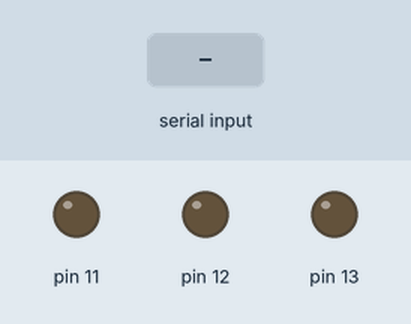
Recording of a sketch running on a simulated Arduino Uno, built with avr-gcc and run on an emulated ATmega328P. On the bench: output pins drawn as LEDs (lit = HIGH). The test bench sets the inputs (shaded band).

Above: at 1.2 s.
1.3 s: "R" received over Serial
At 2.4 s:
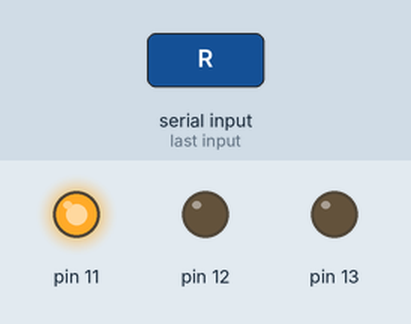
3.5 s: "G" received over Serial
At 5.2 s:
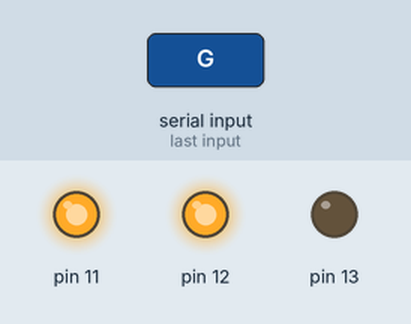
5.5 s: "B" received over Serial
At 6.7 s:
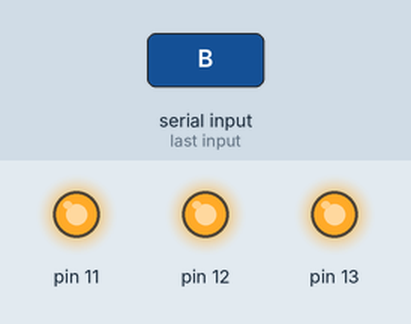
7.5 s: "r" received over Serial
At 9.2 s:
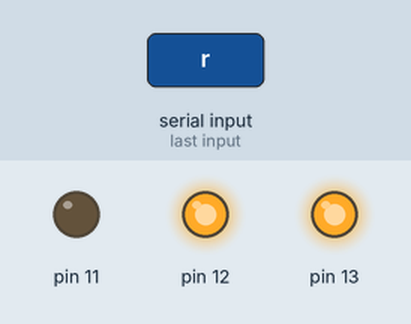
9.5 s: "g" received over Serial
At 10.9 s:
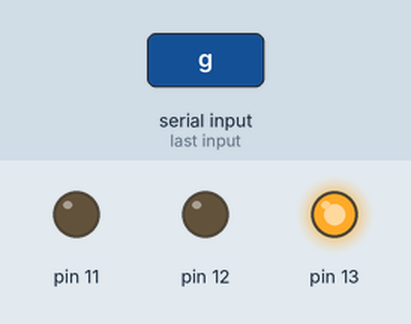
11.5 s: "b" received over Serial
At 12.4 s:
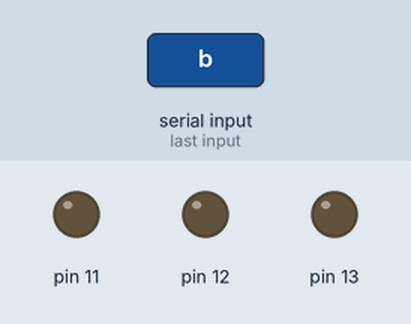
Timing chart, 0 to 14.5 s (numbered marks = the images above; inputs shaded):
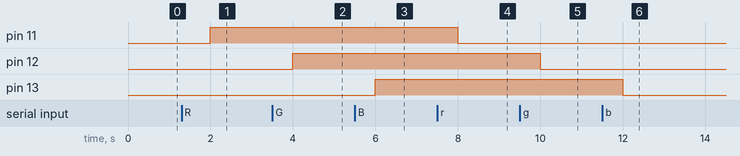

The sketch:

LedsBluetooth.ino
```cpp
// TX Bt <-> Rx Arduino
// Rx Bt <-> Tx Arduino
//


void setup() {
  pinMode(11, OUTPUT);
  pinMode(12, OUTPUT);
  pinMode(13, OUTPUT);

  Serial.begin(9600);
}

void loop() {
  char c = Serial.read();

  if (c == 'R') digitalWrite(11, HIGH);
  if (c == 'G') digitalWrite(12, HIGH);
  if (c == 'B') digitalWrite(13, HIGH);

  if (c == 'r') digitalWrite(11, LOW);
  if (c == 'g') digitalWrite(12, LOW);
  if (c == 'b') digitalWrite(13, LOW);

  delay(1000);
}
```

Measured:
- after the input at 1.3 s, pin 11: LOW → HIGH after 0.70 s
- after the input at 3.5 s, pin 12: LOW → HIGH after 0.50 s
- after the input at 5.5 s, pin 13: LOW → HIGH after 0.50 s
- after the input at 7.5 s, pin 11: HIGH → LOW after 0.50 s
- after the input at 9.5 s, pin 12: HIGH → LOW after 0.50 s
- after the input at 11.5 s, pin 13: HIGH → LOW after 0.50 s
